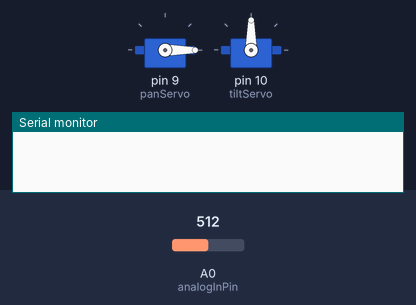
A sketch run on a simulated Arduino Uno, built with avr-gcc and run on an emulated ATmega328P. Parts: 2 × servo, the last lines printed to the serial monitor. The inputs (shaded band) are chosen by the test bench; at power-on: A0 (analogInPin) = 512.

Above: at 0.1 s.
At 7.5 s:
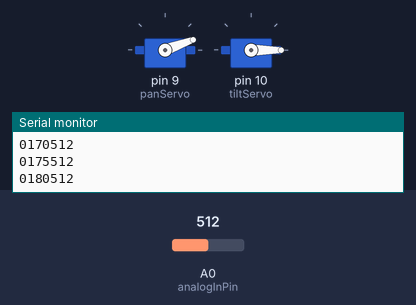
At 15.0 s:
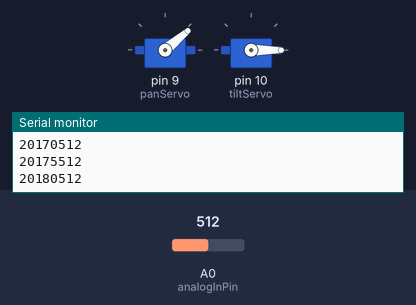
At 37.4 s:
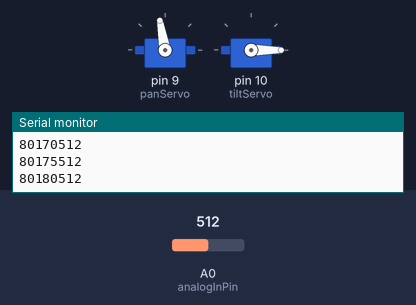
Timing chart, 0 to 40.0 s (numbered marks = the images above):
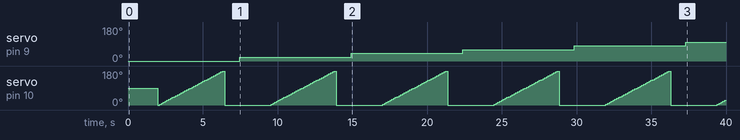

The sketch:

Poe_Lab_2.ino
```cpp
const int analogInPin = A0;
int sensorValue = 0;
double distance = 0;

#include <Servo.h>

Servo panServo;  // create servo object to control a servo
int panPos = 0;    // variable to store the servo position

Servo tiltServo;
int tiltPos = 0;

void setup() {
  // put your setup code here, to run once:
  Serial.begin(9600);
  panServo.attach(9);
  tiltServo.attach(10);
}

void loop() {
  for (panPos = 0; panPos <= 180; panPos += 20) { //goes from 0 to 180 degrees
    panServo.write(panPos);
    delay(2000); //allows time for servo to get into position
    for (tiltPos = 0; tiltPos <= 180; tiltPos += 5) {
      tiltServo.write(tiltPos);
      delay(120); //allows time for the sensor to get a reading
      sensorValue = analogRead(analogInPin);
      Serial.print(panPos);
      Serial.print(tiltPos);
      Serial.println(sensorValue);
    }
    tiltServo.write(0);
    delay(1000);
  }
  // put your main code here, to run repeatedly:
  Serial.println(-1);
}
```

Measured:
- by itself, servo on pin 9 (panServo): moves from 0° to 100° over 29.8 s
